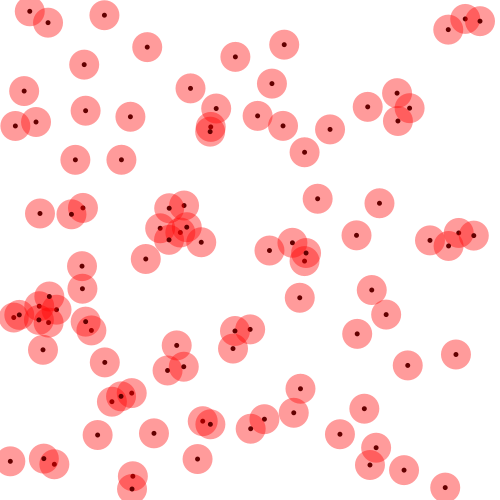
Frame 1 (no input)
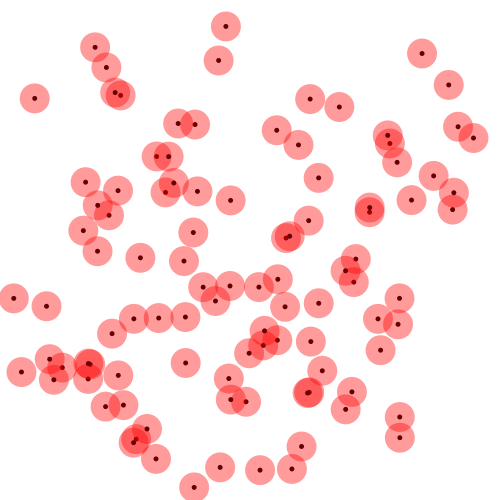
Frame 60 (the mouse pressed at the canvas centre just before this capture)
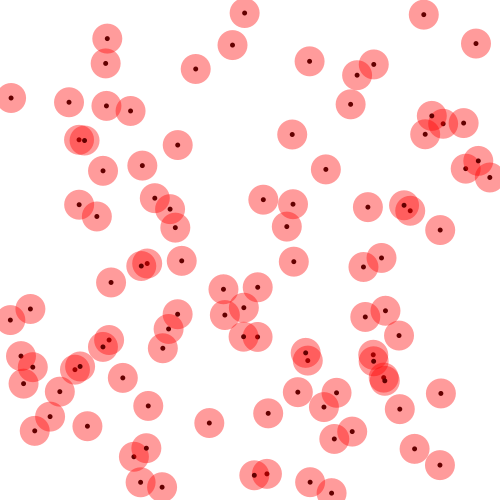
Frame 120 (the mouse held since frame 60 and released just before this capture)

The Processing sketch that drew these frames (run headless with seeded random() and noise(); from frame 60 on, the mouse is pressed at the canvas centre):

// Processing sketch: particleArrayList
// ── particleArrayList.pde
ArrayList<Particle> particles = new ArrayList<Particle>();
boolean debug;

void setup() {
  size(500, 500);
  for (int i=0; i<100; i++) {
    Particle p = new Particle();
    particles.add(p);
  }
}

void draw() {
  background(255);
  for(Particle p : particles) {
    p.update();
    p.display();
    p.flyAway(mouseX,mouseY);    
  }
}

void keyPressed() {
  if (key == ' ') {
    debug = !debug;
  }
}

void mouseDragged() {
   for(Particle p : particles) {
    p.setDest(mouseX, mouseY);    
  }
}
// ── Particle.pde
class Particle {

  float px, py;
  float dx, dy;
  float r;
  float damp;

  Particle() {
    px = random(width);
    py = random(height);
    dx = random(width);
    dy = random(height);
    r = 15;
    damp = random(0.01, 0.05);
  }

  void update() {
    px += (dx - px) * damp;
    py += (dy - py) * damp;
    dx += random(-5, 5);
    dy += random(-5, 5);
    
    if (dx < 0) dx = 0;
    if (dx > width) dx = width;
    if (dy < 0) dy = 0;
    if (dy > height) dy = height;        
  }

  void display() {
    if (debug) {
      stroke(100,100,100,100);
      line(px, py, dx, dy);
      noStroke();
      fill(150, 0, 0, 200);
      ellipse(dx, dy, 10, 10);
    }

    noStroke();
    fill(0);
    ellipse(px, py, 5, 5);
    fill(255, 0, 0, 100);
    ellipse(px, py, r*2, r*2);    
  }  
    
  void flyAway(float x, float y) {
    float d = dist(px,py,x,y);
    if(d<20) {
      dx += (px-x)/d*5;
      dy += (py-y)/d*5;
    }
  }
  
  
  void setDest(float x, float y) {
    dx = x;
    dy = y;
  }
}
